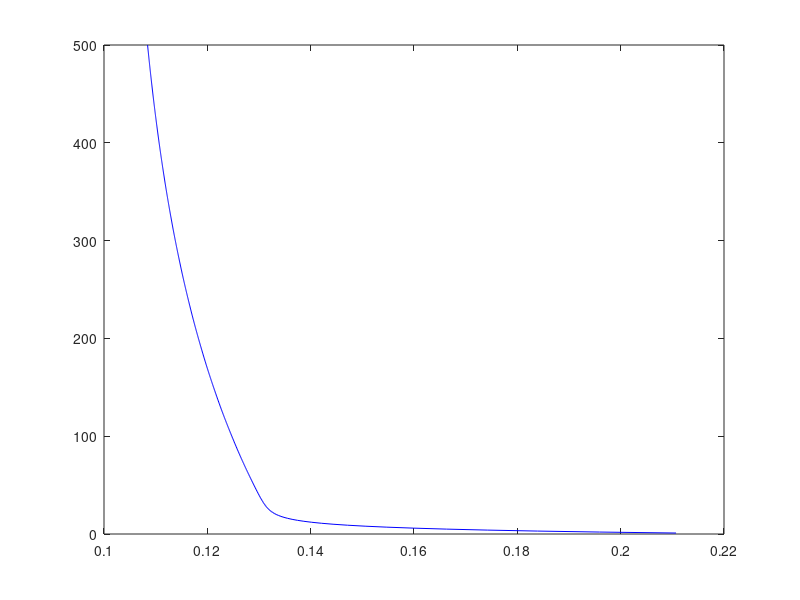

Reproduce this figure in MATLAB. (Note: this script raises an error after producing the figure.)
clc;
clear;

test = load('norm_hep_data.dat');
x0 = test(:,1:19);

% loaded up data
x1 = test(:,1);
x2 = test(:,2);
x3 = test(:,3);
x4 = test(:,4);
x5 = test(:,5);
x6 = test(:,6);
x7 = test(:,7);
x8 = test(:,8);
x9 = test(:,9);
x10 = test(:,10);
x11 = test(:,11);
x12 = test(:,12);
x13 = test(:,13);
x14 = test(:,14);
x15 = test(:,15);
x16 = test(:,16);
x17 = test(:,17);
x18 = test(:,18);
x19 = test(:,19);
y = test(:,20);

% rows
m = size(x1,1);
%create augmented x matrix
x = [ones(m,1) x1 x2  x3 x4 x5 x6 x7 x8 x9 x10 x11 x12 x13 x14 x15 x16 x17 x18 x19];

% Parameters we want to solve fr.
parameters = [0; 0; 0; 0; 0; 0; 0; 0; 0; 0; 0; 0; 0; 0; 0; 0; 0; 0; 0; 0;]; 


% Hyper parameters
learningRate = 0.01; %eta
repetition = 500; %epochs

% Storage
costHistory = zeros(repetition,1);

% Iterate across epochs/repetitions
for i = 1:repetition
    % Getting trans of func. inputs
    h = (x*parameters - y)';
    for k = 1:20
    
      % update param.
      parameters(k) = parameters(k) - learningRate * (1/m)*h*x(:,k);
    end
    % Cost func.
    costHistory(i) = (x*parameters - y)' * (x*parameters - y)/(2*m);
    costHistory(i);
end    
plot(costHistory,1:repetition,'b');
%plot(x0,y,'ro',x0,x*parameters,'bo');

%Y(Actual) X*paramters(Prediction)
accuracy = prediction(y,(x*parameters))
write2file(accuracy);
